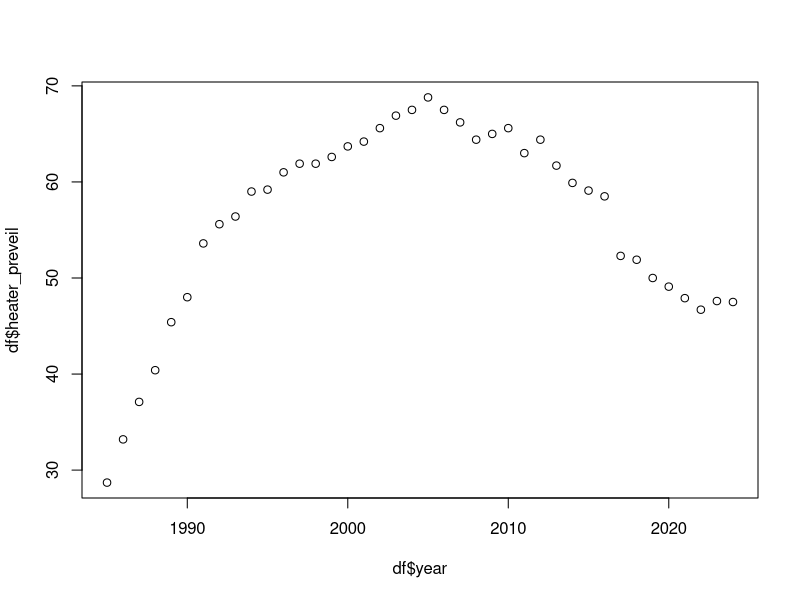
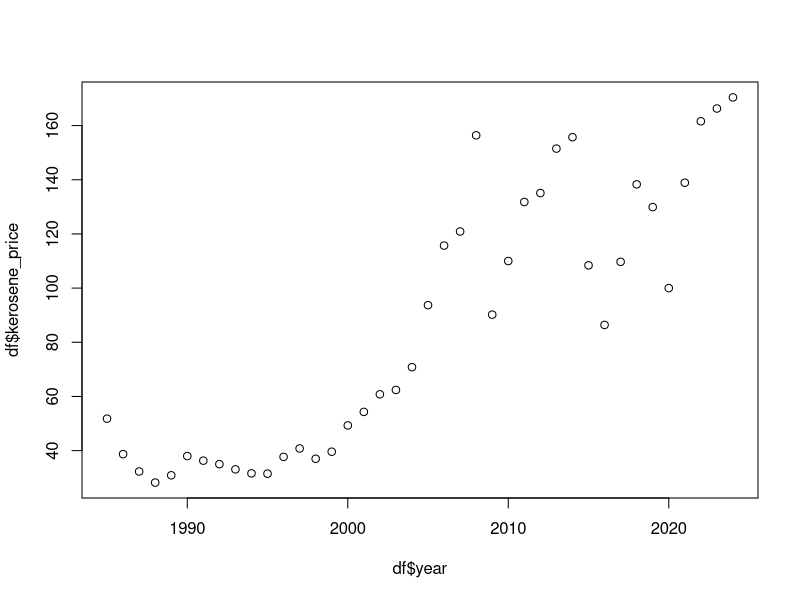
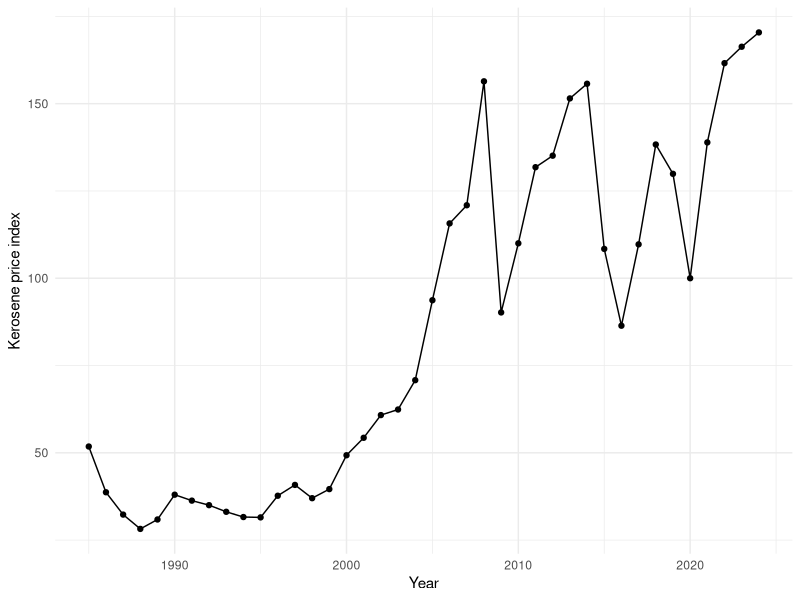

These figures' R source, in order:
library(tidyverse)

df <- read_csv("heater/heater.csv")
df %>% glimpse()

plot(df$year, df$heater_preveil)
plot(df$year, df$kerosene_price)




# ggplotによる描画
df %>% 
  ggplot() +
  # ファンヒーター普及率
#  geom_line(
#    aes(year, heater_preveil), 
#    color = "tomato", alpha = .35
#  ) +
#  geom_point(
#    aes(year, heater_preveil), 
#    color = "tomato", alpha = .35
#  ) +
  # 灯油価格指数
  geom_line(
    aes(year, kerosene_price)
  ) +
  geom_point(
    aes(year, kerosene_price)
  ) +
  theme_minimal() +
  labs(x = "Year", y = "Kerosene price index")
